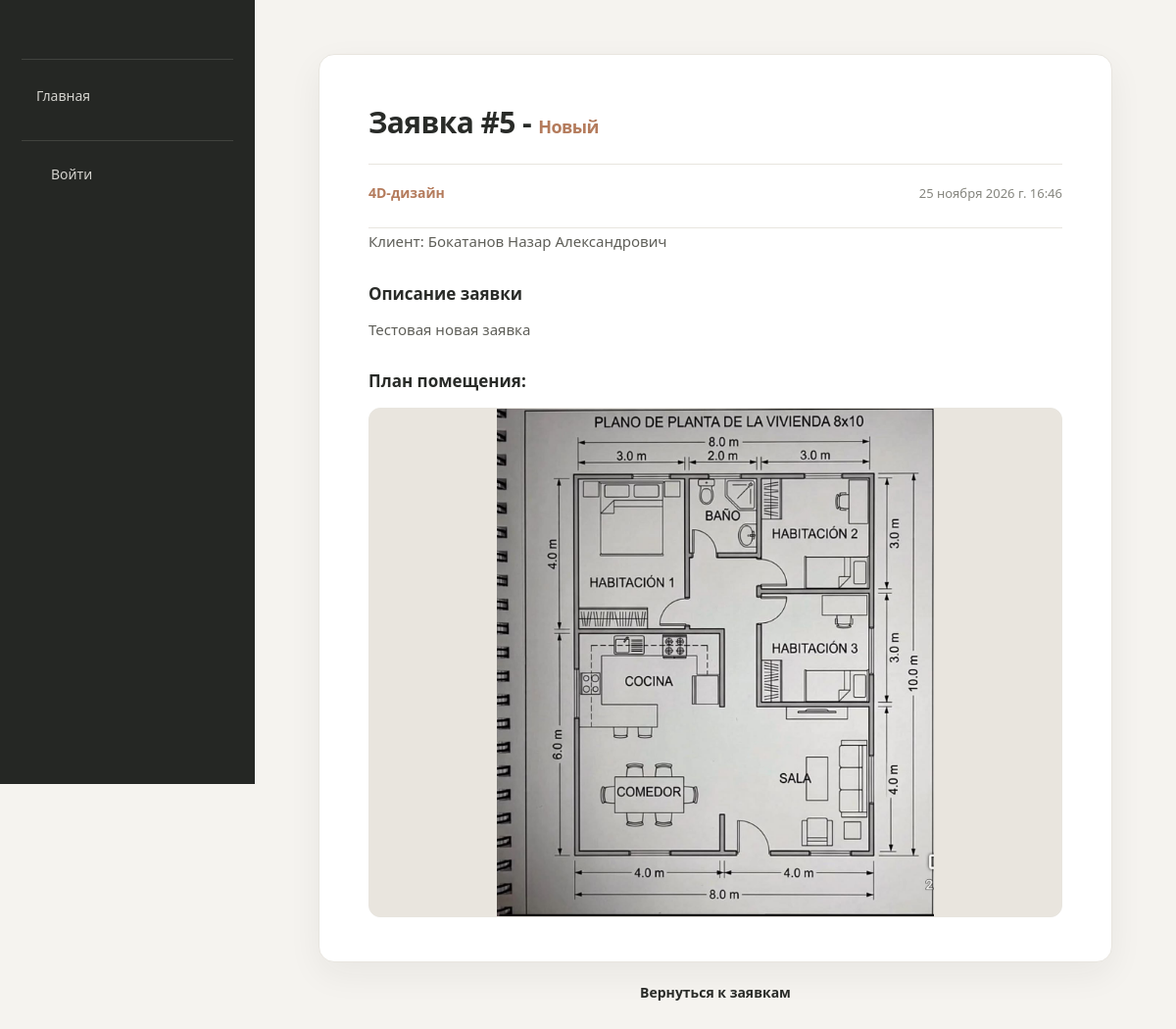
The page /creative_space/submissions/5/ on the database as committed earlier.
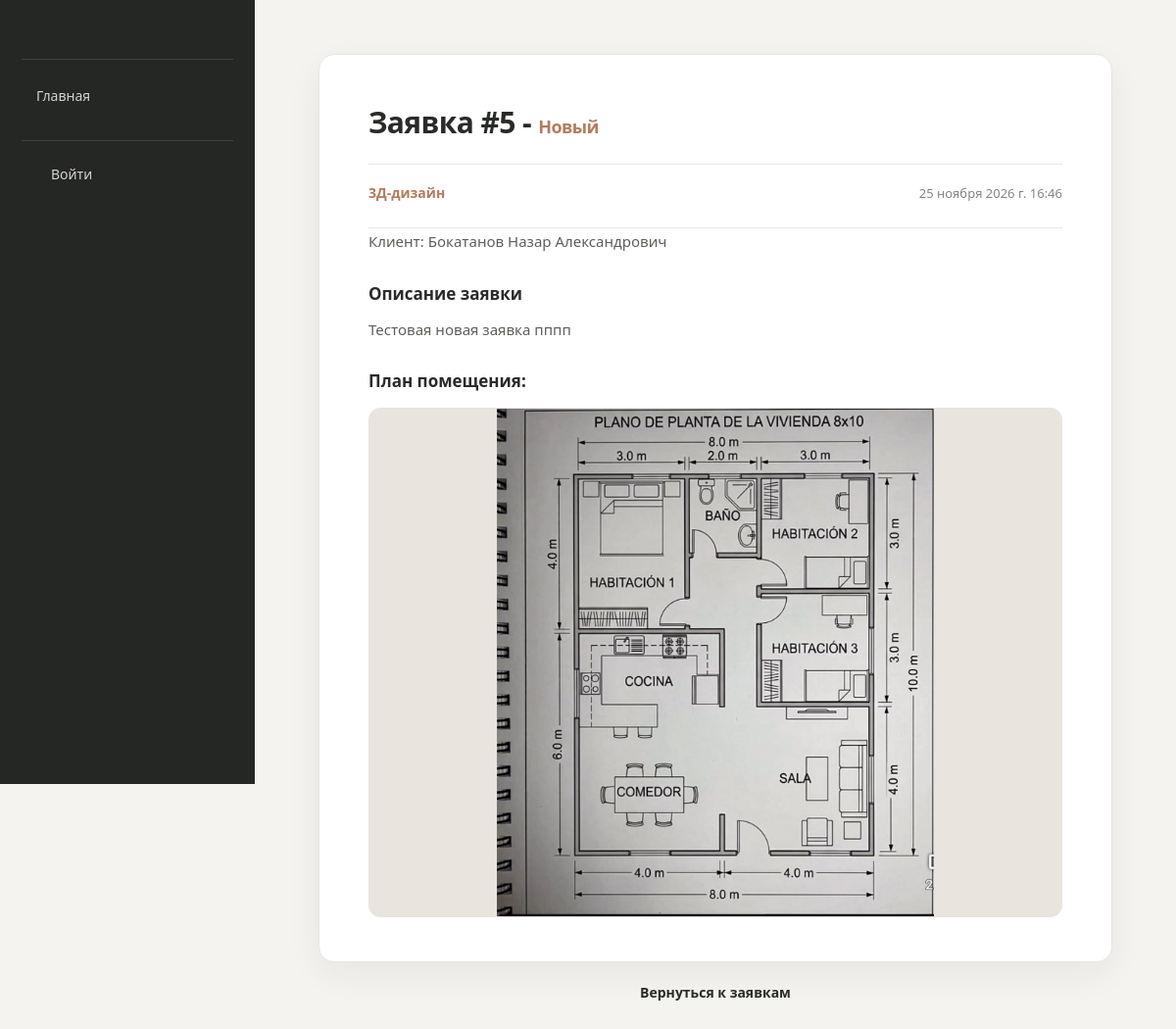
The same page on the database as committed later.
### creative_space/models.py (models this page shows, shortened)
class Submission(models.Model):
    client = models.ForeignKey(Client, verbose_name="Клиент", on_delete=models.SET_NULL, null=True)
    category = models.ForeignKey(Category, verbose_name="Категория",on_delete=models.CASCADE, help_text="Категория заявки (что требуется сделать по заявке)")
    description = models.TextField("Описание", help_text="Предпочтения и пожелания к дизайну.")
    floor_plan=models.ImageField(
        "План помещения",
        upload_to='floor_plan/%Y/%m',
        help_text="План помещения.",
        validators=[
            FileExtensionValidator(
                allowed_extensions=['png', 'jpg', 'jpeg', 'bmp'],
                message="Допустимые форматы: JPG, JPEG, PNG, BMP.",),
            validate_image_size,],
        )
    created_at = models.DateTimeField(auto_now_add=True, help_text="Дата создания заявки")
    WORK_STATUS = [
        ('n', 'Новый'),
        ('w', 'В работе'),
        ('r', "Выполнено"),
    ]
    status = models.CharField("Статус заявки", max_length=1, choices=WORK_STATUS, default='n')

class Category(models.Model):
    name = models.CharField("Категория", max_length=50, help_text="Категория заявки.")
    class Meta:
        ordering = ('name',)
    def __str__(self):
        return self.name

class Client(models.Model):
    user = models.OneToOneField(User, verbose_name="Пользователь", on_delete=models.CASCADE)
    patronymic = models.CharField("Отчество", max_length=100, blank=True)
    is_agree_to_processing_data = models.BooleanField("Согласие на обработку данных", default=False)
    class Meta:
        ordering = ('user__last_name',)
    def __str__(self):
        if self.patronymic:
            return  f'{self.user.last_name} {self.user.first_name} {self.patronymic}'
        elif self.user.first_name or self.user.last_name:
            return f'{self.user.last_name} {self.user.first_name}'
        else:
            return f'{self.user.username}'

### creative_space/views.py (the view)
# urls.py: path('submissions/<int:pk>/', views.SubmissionDetailView.as_view(), name='submission-detail'),
class SubmissionDetailView(generic.DetailView):
    model = Submission
    template_name = 'creative_space/submission_detail.html'

### creative_space/templates/creative_space/submission_detail.html (shortened to what this page needs)
{% extends 'base_generic.html' %}
{% block sidebar %}
    {{ block.super }}
{% endblock %}
{% block content %}
    <section class="submission-detail">
        <h1>Заявка #{{submission.id}} - <span class="status">{{submission.get_status_display}}</span></h1>
        <div class="submission-info">
            <p>{{submission.category}}</p>
            <time>{{submission.created_at}}</time>
        </div>
        <p>Клиент: {{submission.client}}</p>
        <h3>Описание заявки</h3>
        <p>{{ submission.description }}</p>
        <h3>План помещения:</h3>
        <div class="floor_plan"><img src="{{submission.floor_plan.url}}" alt="План помещения"></div>
    </section>
    {% if 'all_submissions' in request.META.HTTP_REFERER %}
      <a href="{% url 'all_submissions' %}" class="alternative-link">Вернуться к заявкам</a>
    {% elif 'my_submissions' in request.META.HTTP_REFERER %}
      <a href="{% url 'my_submissions' %}" class="alternative-link">Вернуться к заявкам</a>
    {% elif 'profile' in request.META.HTTP_REFERER %}
      <a href="{% url 'profile' %}" class="alternative-link">Вернуться в профиль</a>
    {% else %}
      <a href="{% if user.is_staff %}{% url 'all_submissions' %}{% else %}{% url 'my_submissions' %}{% endif %}" class="alternative-link">Вернуться к заявкам</a>
    {% endif %}
{% endblock %}

Rows that differ between the two databases and show on the page:
changed Submission "Новый": category "4D-дизайн" → "3Д-дизайн"; description "Тестовая новая заявка" → "Тестовая новая заявка пппп"
